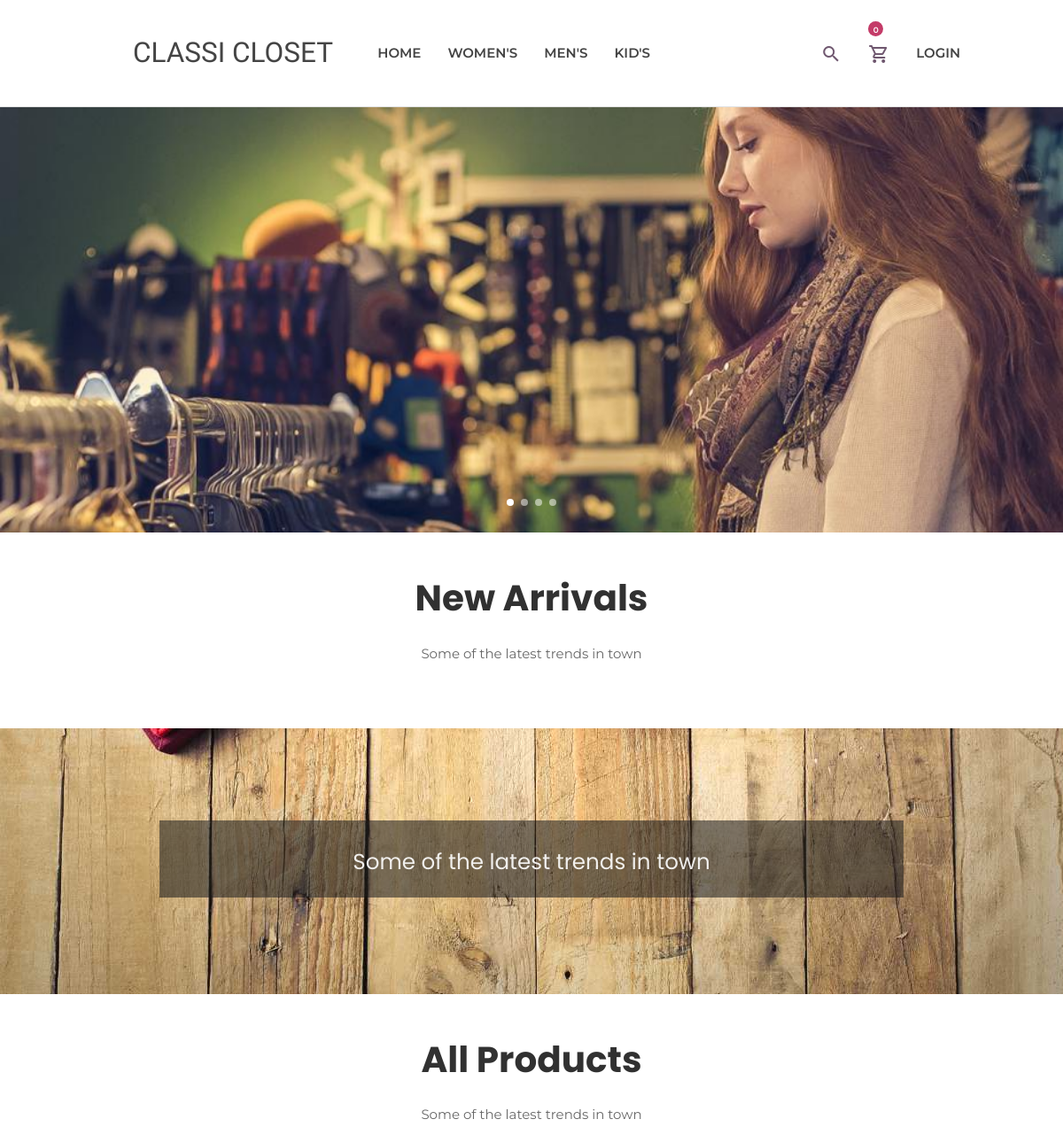
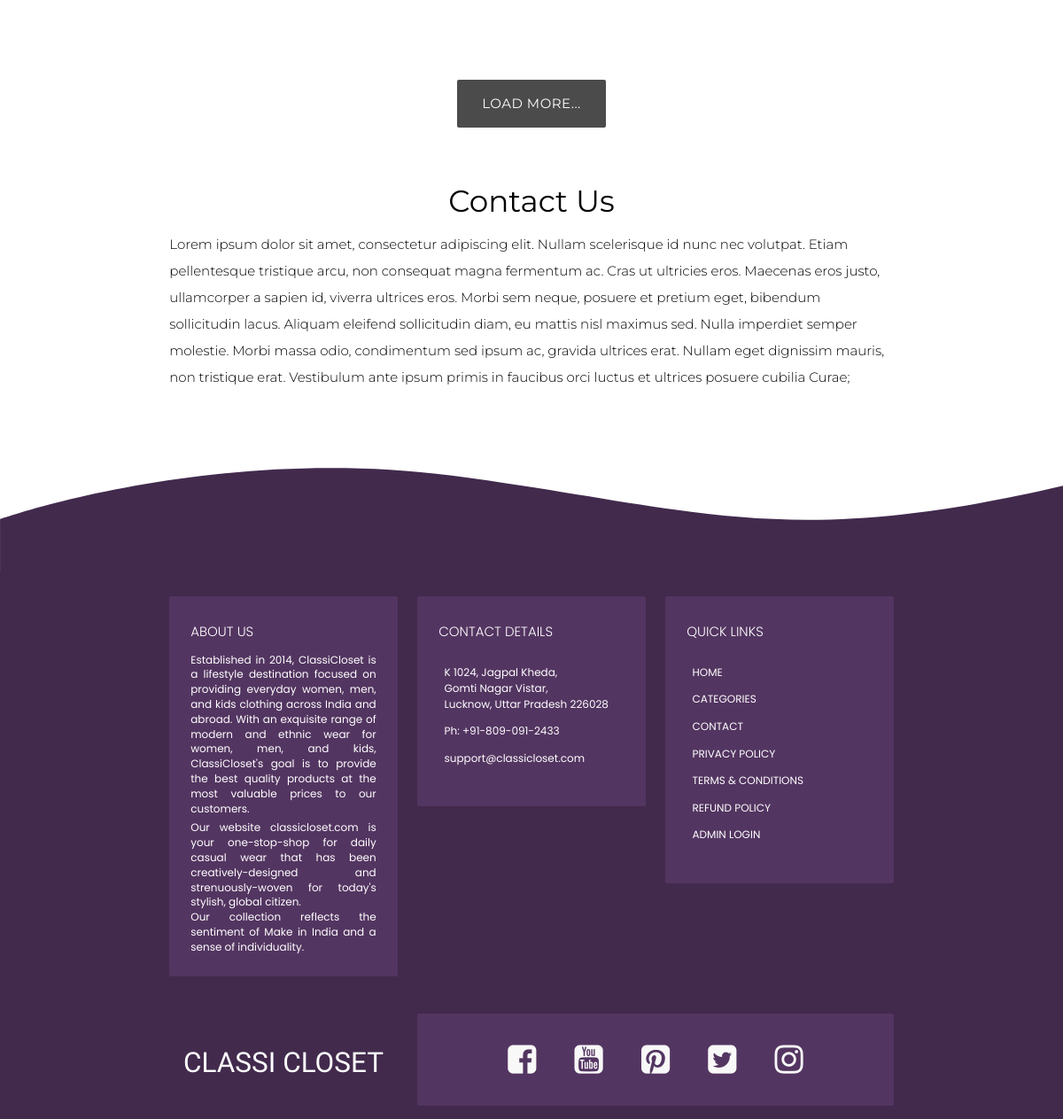
The page / on the database its author committed (2 pictures, top to bottom).
### tables this page shows
CREATE TABLE `super_category` (
  `id` int(11) NOT NULL,
  `super_category` varchar(255) NOT NULL,
  `status` tinyint(4) NOT NULL
);

CREATE TABLE `banner` (
  `id` int(11) NOT NULL,
  `image` varchar(200) NOT NULL,
  `priority` int(11) NOT NULL,
  `status` tinyint(4) NOT NULL
);

### includes/add_to_cart.inc.php (called while the page is built, shortened)
<?php
class add_to_cart
{
    function totalProduct()
    {
        if (isset($_SESSION['cart'])) {
            return count($_SESSION['cart']);
        } else {
            return 0;
        }
    }
}

### index.php (the view, shortened to what this page needs)
<?php require('includes/header.inc.php'); ?>
<div class="slider-container" style="background-color: #fff;">
    <div class="carousel carousel-slider">
        <?php
        $res = mysqli_query($con, "SELECT * FROM banner WHERE status=1 ORDER BY priority ASC");
        if (mysqli_num_rows($res)) {
            while ($row = mysqli_fetch_assoc($res)) {
        ?>
                <a class="carousel-item" alt="No image found"><img src="media/slider/<?php echo $row['image'] ?>"></a>
            <?php  }
        } else { ?>
            <a class="carousel-item" alt="No image found"><img src="media/slider/0.jpg"></a>
        <?php } ?>
    </div>
</div>
<div id="new_arrivals">
    <div class="title center">
        <h1>New Arrivals</h1>
        <p>Some of the latest trends in town</p>
    </div>
    <div class="">
        <div class="row product_container">
        </div>
    </div>
</div>
<div class="parallax-container valign-wrapper">
    <div class="section no-pad-bot">
        <div class="container">
            <div class="row center breadcrumb_wrapper">
                <h5 class="header col s12">Some of the latest trends in town
                </h5>
            </div>
        </div>
    </div>
    <div class="parallax"><img src="media/parallax/2.jpg" alt="Unsplashed background img 2"></div>
</div>
<div id="all_products">
    <div class="title center">
        <h1>All Products</h1>
        <p>Some of the latest trends in town</p>
    </div>
    <div class="row center product_container">
    </div>
    <div class="center loadMOre">
        <a id="all_product_button" class="waves-effect waves-light btn-large  btn-flat center">Load More...</a>
        <input type="hidden" id="all" value="<?php echo mysqli_num_rows(mysqli_query($con, "SELECT * FROM product_new")); ?>"></div>
</div>
<div class="container">
    <div class="section">
        <div class="row">
            <div class="col s12 center">
                <h4>Contact Us</h4>
                <p class="left-align light">Lorem ipsum dolor sit amet, consectetur adipiscing elit. Nullam scelerisque id
                    nunc nec volutpat. Etiam pellentesque tristique arcu, non consequat magna fermentum ac. Cras ut ultricies
                    eros. Maecenas eros justo, ullamcorper a sapien id, viverra ultrices eros. Morbi sem neque, posuere et
                    pretium eget, bibendum sollicitudin lacus. Aliquam eleifend sollicitudin diam, eu mattis nisl maximus sed.
                    Nulla imperdiet semper molestie. Morbi massa odio, condimentum sed ipsum ac, gravida ultrices erat. Nullam
                    eget dignissim mauris, non tristique erat. Vestibulum ante ipsum primis in faucibus orci luctus et
                    ultrices
                    posuere cubilia Curae;</p>
            </div>
        </div>
    </div>
</div>
<section>
    <svg class="curve" data-name="layer" viewBox="0 0 1416.9 174.01">
        <path d="M0,220.8S283.66,120,608.94,163.56s437.93,100.57,818,10.34V309.54H0V280.8Z" transform="translate(0 -120.53)" />
    </svg>
</section>
<?php require('includes/footer.inc.php'); ?>

### includes/header.inc.php (shortened to what this page needs)
<?php
require('function.inc.php');
require('add_to_cart.inc.php');
$obj = new add_to_cart();
$totalProduct = $obj->totalProduct();
?>
<!DOCTYPE html>
<html lang="en">
<head>
    <link rel="stylesheet" href="https://cdnjs.cloudflare.com/ajax/libs/font-awesome/4.7.0/css/font-awesome.min.css">
    <link href="css/materialize.css" type="text/css" rel="stylesheet" media="screen,projection" />
    <link href="css/style.css" type="text/css" rel="stylesheet" media="screen,projection" />
    <link href="css/jquery-ui.css" type="text/css" rel="stylesheet" media="screen,projection" />
</head>
<body class="">
    <nav id="nav" class="white z-depth-0" role="navigation">
        <div class="row">
            <div class="col s12 m3 center">
                <a id="logo-container" class="brand-logo" href="index.php">CLASSI CLOSET</a>
            </div>
            <div class="col s12 m5 offset-m1">
                <ul id="hover" class="hide-on-med-and-down nav-ul">
                    <li><a href="index.php">Home</a> </li>
                    <?php
                    $res = mysqli_query($con, "SELECT * FROM super_category WHERE status=1");
                    while ($row = mysqli_fetch_assoc($res)) {
                    ?>
                        <li><a href="categories.php?id=<?php echo $row['id'] ?>"><?php echo $row['super_category'] ?></a>
                        </li>
                    <?php } ?>
                </ul>
            </div>
            <div class="col s12 m3">
                <ul id="hover" class="hide-on-med-and-down nav-ul">
                    <li id="search_icon"><a> <i class="material-icons-outlined">search</i></a> </li>
                    <li id="nav_cart">
                        <div class="htc__shopping__cart">
                            <a class="cart__menu" href="cart.php"><i class="material-icons-outlined">shopping_cart</i></a>
                            <a href="cart.php">
                                <span class="htc__qua"><?php echo $totalProduct ?></span>
                            </a>
                        </div>
                    </li>
                    <li>
                        <?php
                        if (isset($_SESSION['USER_LOGIN'])) {
                            echo
                                '<a> <i class="material-icons-outlined">account_circle</i> &#8964;</a>
                                    </a>
                                    <ul  class="user">
                                <li><a href="user_profile.php">'
                                    . $_SESSION['USER_NAME'] . '
                                    </a></li>
                                <li><a href="user_profile.php#my_order">My Orders
                                     </a></li>
                                     <li><a href="user_profile.php#my_wishlist">My Wishlist</a></li>
                                <li><a href="logout.php">Logout</a></li>
                            </ul>
                                     ';
                        } else {
                            echo '<a href="login.php">Login</a>';
                        }
                        ?>
                    </li>
                </ul>
            </div>
        </div>
    </nav>

### css/style.css (style rules this page uses)
html { scroll-behavior: smooth }
nav ul a, nav .brand-logo { color: #444; }
p { line-height: 2rem; }
.parallax-container { min-height: 300px; line-height: 0; height: auto; color: rgba(255, 255, 255, 0.9); }
.parallax-container .section { width: 100%; }
body { font-family: "Montserrat", sans-serif !important; color: #000; }
nav { height: 15vh !important; position: relative; z-index: 999; line-height: 15vh; text-transform: uppercase; }
.nav-ul { font-weight: 600; }
.brand-logo { font-size: 2.1rem !important; font-family: "Oswald", sans-serif; }
nav i, nav [class^="mdi-"], nav [class*="mdi-"], nav i.material-icons { display: unset; }
.material-icons-outlined { font-weight: 300; color: #442644c5; vertical-align: middle; display: inline; }
.slider-container { position: relative; }
.carousel.carousel-slider { height: 60vh !important; object-fit: cover; }
.product_container { padding: 1% 4% !important; }
#new_arrivals { background-color: #fff; padding-top: 10px; }
#new_arrivals .title h1 { color: #313131; font-family: "Poppins", sans-serif; font-size: 2.7em !important; font-weight: 700; }
#new_arrivals .title p { color: #686868; font-size: 1em !important; font-weight: 400; padding-bottom: 10px; }
#all_products { background-color: #fff; padding-top: 10px; }
#all_products .title h1 { color: #313131; font-family: "Poppins", sans-serif; font-size: 2.7em !important; font-weight: 700; }
#all_products .title p { color: #686868; font-size: 1em !important; font-weight: 400; padding-bottom: 10px; }
#all_product_button.btn-large { margin: 20px; background-color: rgb(75, 75, 75); color: rgb(255, 255, 255); }
.btn-large { margin: 20px; margin-left: 0; background-color: rgb(255, 255, 255); color: rgb(36, 36, 36); }
.breadcrumb_wrapper { font-family: Poppins, sans-serif; z-index: -1; padding-top: 2%; padding-bottom: 2%; background-color: rgba(29, 29, 29, 0.562); }
span.htc__qua { background: #c43b68; border-radius: 100%; color: #fff; font-size: 9px; height: 17px; line-height: 19px; position: absolute; right: 17; text-align: center; top: 20%; width: 17px; }
.curve { transform: translateY(10px); }

### rows shown on the page
super_category: super_category "WOMEN'S"
super_category: super_category "MEN'S"
super_category: super_category "KID'S"
banner: image (picture)

### other values the page prints
$totalProduct "0"
